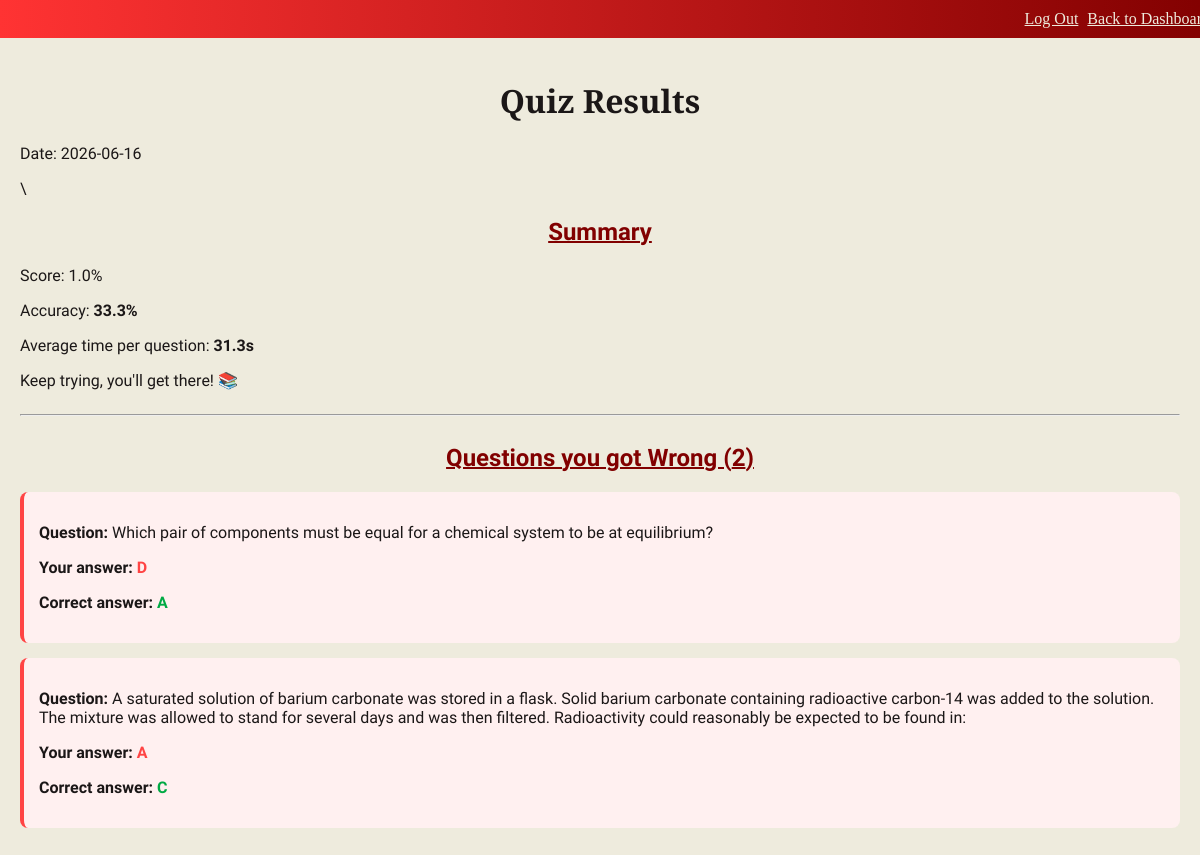
Page /results/5 (signed in) on the committed database.
### tables this page shows
CREATE TABLE results (
    id INTEGER PRIMARY KEY AUTOINCREMENT,
    user_id INTEGER NOT NULL,
    quiz_id INTEGER NOT NULL,
    score REAL,
    accuracy REAL,
    avg_time REAL,
    wrong_questions TEXT,
    date TEXT,
    FOREIGN KEY (user_id) REFERENCES users(id));

### app.py (the view)
@app.route('/results/<int:result_id>')
def results(result_id):
    if 'user_id' not in session:
        return redirect(url_for('login'))
    connection = sqlite3.connect('database/LoginData.db')
    cursor = connection.cursor()
    if session.get('is_admin'):
        result = cursor.execute(
            'SELECT score, accuracy, avg_time, wrong_questions, date FROM results WHERE id=?',
            (result_id,)
        ).fetchone()
    else:
        result = cursor.execute(
            'SELECT score, accuracy, avg_time, wrong_questions, date FROM results WHERE id=? AND user_id=?',
            (result_id, session['user_id'])
        ).fetchone()
    connection.close()
    if not result:
        return "Result not found.", 404
    wrong_questions = json.loads(result[3])  # result[3] is wrong_questions JSON
    return render_template('results.html',
        score=result[0],
        accuracy=result[1],
        avg_time=result[2],
        wrong_questions=wrong_questions,
        date=result[4])

### templates/results.html (shortened to what this page needs)
<!DOCTYPE html>
<html lang="en">
<head>
    <link rel="stylesheet" type="text/css" href="{{ url_for('static', filename='main.css') }}">
</head>
<body>
        <div class="banner">
            <div class="banner-content">
                <a href="{{ url_for('logout') }}">Log Out</a>
                <a href="/dashboard"> Back to Dashboard</a>
            </div>
        </div>
        <main>
        <h1>Quiz Results</h1>
        <p> Date: {{ date }}</p>\
        <div class="summary">
            <h2>Summary</h2>
            <p>Score: {{ score }}%</p>
            <p>Accuracy: <strong>{{ accuracy }}%</strong></p>
            <p>Average time per question:  <strong>{{ avg_time }}s</strong></p>
            {% if score == 100 %}
                <p>Perfect score! Great work! 🎉</p>
            {% elif score >= 50 %}
                <p>Good effort! Keep practising! 💪</p>
            {% else %}
                <p>Keep trying, you'll get there! 📚</p>
            {% endif %}
        </div>
        <hr>
        <div class="results-breakdown">
            {% if wrong_questions|length == 0 %}
                <h2> You got Everything Right! 🎉</h2>
            {% else %}
                <h2>Questions you got Wrong ({{ wrong_questions|length }})</h2>
                {% for q in wrong_questions %}
                    <div class="wrong-question-card">
                        <p><strong>Question:</strong> {{ q.question }}</p>
                        <p><strong>Your answer:</strong> <span class="wrong-answer">{{ q.your_answer }}</span></p>
                        <p><strong>Correct answer:</strong> <span class="correct-answer">{{ q.correct_answer }}</span></p>
                        </div>
                        {% endfor %}
            {% endif %}
        </div>
    </main>
</body>
</html>

### static/main.css (style rules this page uses)
body { background-color: #eeebdd; font-family: Metamorphous; margin: 0; padding: 0; }
main { color: #1b1717; padding: 20px; font-family: Metamorphous; }
div { display: block; align-content: center; }
.banner { background-image: linear-gradient(to right, #Ff3333, #810000); font-family: Cinzel Decorative; text-align: right; padding: 10px; position: sticky; width: 100%; margin-bottom: 0px; }
a { color: #EEEBDD; text-decoration: underline; padding-left: 5px; }
h2 { text-decoration: underline; text-decoration-thickness: 2px; text-align: center; color: #810000; }
h1 { text-align: center; font-family: Cinzel Decorative; }
.wrong-question-card { background-color: #fff0f0; padding: 15px; border-radius: 8px; margin-bottom: 15px; border-left: 4px solid #ff4444; }
.wrong-answer { color: #ff4444; font-weight: bold; }
.correct-answer { color: #00aa44; font-weight: bold; }

### rows in the picture
results: date "2026-06-16", score "1.0", accuracy "33.3", avg_time "31.3"

### other values in the picture
{{ wrong_questions|length }} "2"
{{ q.question }} "Which pair of components must be equal for a chemical system to be at equilibrium?"
{{ q.your_answer }} "D" "A"
{{ q.correct_answer }} "A" "C"
